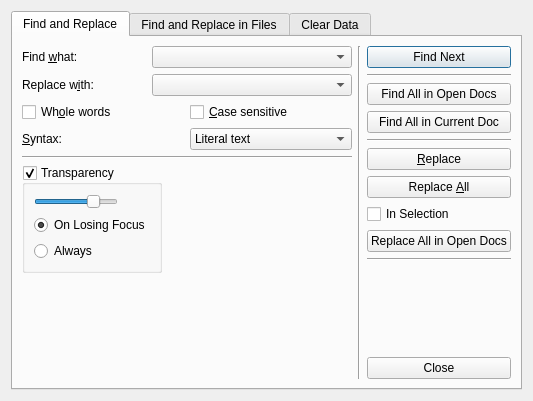
<?xml version="1.0" encoding="UTF-8"?>
<ui version="4.0">
 <class>FindInFiles</class>
 <widget class="QDialog" name="FindInFiles">
  <property name="geometry">
   <rect>
    <x>0</x>
    <y>0</y>
    <width>533</width>
    <height>401</height>
   </rect>
  </property>
  <property name="contextMenuPolicy">
   <enum>Qt::DefaultContextMenu</enum>
  </property>
  <property name="windowTitle">
   <string>Find and Replace</string>
  </property>
  <property name="toolTip">
   <string/>
  </property>
  <property name="whatsThis">
   <string/>
  </property>
  <layout class="QHBoxLayout" name="horizontalLayout_7">
   <item>
    <widget class="QTabWidget" name="tabWidget">
     <property name="currentIndex">
      <number>0</number>
     </property>
     <widget class="QWidget" name="tab">
      <attribute name="title">
       <string>Find and Replace</string>
      </attribute>
      <layout class="QHBoxLayout" name="horizontalLayout_12">
       <item>
        <layout class="QVBoxLayout" name="verticalLayout_8">
         <item>
          <layout class="QGridLayout" name="_2">
           <item row="1" column="0">
            <widget class="QLabel" name="label_2">
             <property name="text">
              <string>Replace w&amp;ith:</string>
             </property>
             <property name="buddy">
              <cstring>replaceComboBox</cstring>
             </property>
            </widget>
           </item>
           <item row="0" column="0">
            <widget class="QLabel" name="label">
             <property name="text">
              <string>Find &amp;what:</string>
             </property>
             <property name="buddy">
              <cstring>findComboBox</cstring>
             </property>
            </widget>
           </item>
           <item row="1" column="1">
            <widget class="QComboBox" name="replaceComboBox">
             <property name="sizePolicy">
              <sizepolicy hsizetype="Expanding" vsizetype="Fixed">
               <horstretch>0</horstretch>
               <verstretch>0</verstretch>
              </sizepolicy>
             </property>
             <property name="maximumSize">
              <size>
               <width>200</width>
               <height>16777215</height>
              </size>
             </property>
             <property name="sizeAdjustPolicy">
              <enum>QComboBox::AdjustToContentsOnFirstShow</enum>
             </property>
            </widget>
           </item>
           <item row="0" column="1">
            <widget class="QComboBox" name="findComboBox">
             <property name="sizePolicy">
              <sizepolicy hsizetype="Expanding" vsizetype="Fixed">
               <horstretch>0</horstretch>
               <verstretch>0</verstretch>
              </sizepolicy>
             </property>
             <property name="maximumSize">
              <size>
               <width>200</width>
               <height>16777215</height>
              </size>
             </property>
             <property name="sizeAdjustPolicy">
              <enum>QComboBox::AdjustToContentsOnFirstShow</enum>
             </property>
            </widget>
           </item>
          </layout>
         </item>
         <item>
          <layout class="QHBoxLayout" name="_3">
           <item>
            <widget class="QCheckBox" name="wholeCheckBox">
             <property name="text">
              <string>Wh&amp;ole words</string>
             </property>
             <property name="checked">
              <bool>false</bool>
             </property>
            </widget>
           </item>
           <item>
            <widget class="QCheckBox" name="caseCheckBox">
             <property name="text">
              <string>&amp;Case sensitive</string>
             </property>
            </widget>
           </item>
          </layout>
         </item>
         <item>
          <layout class="QHBoxLayout" name="_4">
           <item>
            <widget class="QLabel" name="label_3">
             <property name="text">
              <string>&amp;Syntax:</string>
             </property>
             <property name="buddy">
              <cstring>syntaxComboBox</cstring>
             </property>
            </widget>
           </item>
           <item>
            <widget class="QComboBox" name="syntaxComboBox">
             <item>
              <property name="text">
               <string>Literal text</string>
              </property>
             </item>
             <item>
              <property name="text">
               <string>Regular expression</string>
              </property>
             </item>
            </widget>
           </item>
          </layout>
         </item>
         <item>
          <widget class="Line" name="line">
           <property name="orientation">
            <enum>Qt::Horizontal</enum>
           </property>
          </widget>
         </item>
         <item>
          <layout class="QHBoxLayout" name="horizontalLayout">
           <item>
            <widget class="QGroupBox" name="transparencyGroupBox">
             <property name="title">
              <string>Transparency</string>
             </property>
             <property name="checkable">
              <bool>true</bool>
             </property>
             <layout class="QHBoxLayout" name="horizontalLayout_11">
              <item>
               <layout class="QVBoxLayout" name="verticalLayout_7">
                <item>
                 <widget class="QSlider" name="transparencySlider">
                  <property name="sizePolicy">
                   <sizepolicy hsizetype="Fixed" vsizetype="Fixed">
                    <horstretch>0</horstretch>
                    <verstretch>0</verstretch>
                   </sizepolicy>
                  </property>
                  <property name="maximum">
                   <number>100</number>
                  </property>
                  <property name="singleStep">
                   <number>1</number>
                  </property>
                  <property name="value">
                   <number>75</number>
                  </property>
                  <property name="orientation">
                   <enum>Qt::Horizontal</enum>
                  </property>
                 </widget>
                </item>
                <item>
                 <widget class="QRadioButton" name="onLosingFocusRButton">
                  <property name="text">
                   <string>On Losing Focus</string>
                  </property>
                  <property name="checked">
                   <bool>true</bool>
                  </property>
                 </widget>
                </item>
                <item>
                 <widget class="QRadioButton" name="alwaysRButton">
                  <property name="text">
                   <string>Always</string>
                  </property>
                 </widget>
                </item>
               </layout>
              </item>
             </layout>
            </widget>
           </item>
           <item>
            <spacer name="horizontalSpacer">
             <property name="orientation">
              <enum>Qt::Horizontal</enum>
             </property>
             <property name="sizeHint" stdset="0">
              <size>
               <width>40</width>
               <height>20</height>
              </size>
             </property>
            </spacer>
           </item>
          </layout>
         </item>
         <item>
          <spacer>
           <property name="orientation">
            <enum>Qt::Vertical</enum>
           </property>
           <property name="sizeHint" stdset="0">
            <size>
             <width>20</width>
             <height>40</height>
            </size>
           </property>
          </spacer>
         </item>
        </layout>
       </item>
       <item>
        <widget class="Line" name="line_2">
         <property name="orientation">
          <enum>Qt::Vertical</enum>
         </property>
        </widget>
       </item>
       <item>
        <layout class="QVBoxLayout" name="_5">
         <item>
          <widget class="QPushButton" name="findNextButton">
           <property name="text">
            <string>Find Next</string>
           </property>
          </widget>
         </item>
         <item>
          <widget class="Line" name="line_5">
           <property name="orientation">
            <enum>Qt::Horizontal</enum>
           </property>
          </widget>
         </item>
         <item>
          <widget class="QPushButton" name="findAllInOpenDocsButton">
           <property name="text">
            <string>Find All in Open Docs</string>
           </property>
          </widget>
         </item>
         <item>
          <widget class="QPushButton" name="findAllInCurrentDocButton">
           <property name="text">
            <string>Find All in Current Doc</string>
           </property>
          </widget>
         </item>
         <item>
          <widget class="Line" name="line_4">
           <property name="orientation">
            <enum>Qt::Horizontal</enum>
           </property>
          </widget>
         </item>
         <item>
          <widget class="QPushButton" name="replaceButton">
           <property name="text">
            <string>&amp;Replace</string>
           </property>
          </widget>
         </item>
         <item>
          <widget class="QPushButton" name="replaceAllButton">
           <property name="text">
            <string>Replace &amp;All</string>
           </property>
          </widget>
         </item>
         <item>
          <widget class="QCheckBox" name="inSelectionBox">
           <property name="text">
            <string>In Selection</string>
           </property>
          </widget>
         </item>
         <item>
          <widget class="QPushButton" name="replaceAllInOpenDocsButton">
           <property name="text">
            <string>Replace All in Open Docs</string>
           </property>
          </widget>
         </item>
         <item>
          <widget class="Line" name="line_6">
           <property name="orientation">
            <enum>Qt::Horizontal</enum>
           </property>
          </widget>
         </item>
         <item>
          <spacer>
           <property name="orientation">
            <enum>Qt::Vertical</enum>
           </property>
           <property name="sizeHint" stdset="0">
            <size>
             <width>20</width>
             <height>16</height>
            </size>
           </property>
          </spacer>
         </item>
         <item>
          <widget class="QPushButton" name="closeButton">
           <property name="text">
            <string>Close</string>
           </property>
          </widget>
         </item>
        </layout>
       </item>
      </layout>
     </widget>
     <widget class="QWidget" name="tab_2">
      <attribute name="title">
       <string>Find and Replace in Files</string>
      </attribute>
      <layout class="QHBoxLayout" name="horizontalLayout_4">
       <item>
        <layout class="QVBoxLayout" name="verticalLayout">
         <item>
          <layout class="QGridLayout" name="gridLayout">
           <item row="0" column="0">
            <widget class="QLabel" name="label_4">
             <property name="text">
              <string>Find &amp;what:</string>
             </property>
             <property name="buddy">
              <cstring>findComboBox</cstring>
             </property>
            </widget>
           </item>
           <item row="0" column="1">
            <widget class="QComboBox" name="findComboBoxIF">
             <property name="sizePolicy">
              <sizepolicy hsizetype="Expanding" vsizetype="Fixed">
               <horstretch>0</horstretch>
               <verstretch>0</verstretch>
              </sizepolicy>
             </property>
             <property name="maximumSize">
              <size>
               <width>200</width>
               <height>16777215</height>
              </size>
             </property>
            </widget>
           </item>
           <item row="1" column="0">
            <widget class="QLabel" name="label_5">
             <property name="text">
              <string>Replace w&amp;ith:</string>
             </property>
             <property name="buddy">
              <cstring>replaceComboBox</cstring>
             </property>
            </widget>
           </item>
           <item row="1" column="1">
            <widget class="QComboBox" name="replaceComboBoxIF">
             <property name="sizePolicy">
              <sizepolicy hsizetype="Expanding" vsizetype="Fixed">
               <horstretch>0</horstretch>
               <verstretch>0</verstretch>
              </sizepolicy>
             </property>
             <property name="maximumSize">
              <size>
               <width>200</width>
               <height>16777215</height>
              </size>
             </property>
            </widget>
           </item>
           <item row="2" column="0">
            <widget class="QLabel" name="label_6">
             <property name="text">
              <string>Filters:</string>
             </property>
            </widget>
           </item>
           <item row="2" column="1">
            <widget class="QComboBox" name="filtersComboBoxIF">
             <property name="sizePolicy">
              <sizepolicy hsizetype="Expanding" vsizetype="Fixed">
               <horstretch>0</horstretch>
               <verstretch>0</verstretch>
              </sizepolicy>
             </property>
             <property name="maximumSize">
              <size>
               <width>200</width>
               <height>16777215</height>
              </size>
             </property>
            </widget>
           </item>
           <item row="3" column="0">
            <widget class="QLabel" name="label_7">
             <property name="text">
              <string>Directory:</string>
             </property>
            </widget>
           </item>
           <item row="3" column="1">
            <widget class="QComboBox" name="directoryComboBoxIF">
             <property name="sizePolicy">
              <sizepolicy hsizetype="Expanding" vsizetype="Fixed">
               <horstretch>0</horstretch>
               <verstretch>0</verstretch>
              </sizepolicy>
             </property>
             <property name="maximumSize">
              <size>
               <width>200</width>
               <height>16777215</height>
              </size>
             </property>
            </widget>
           </item>
           <item row="3" column="2">
            <widget class="QPushButton" name="pickDirectoryButtonIF">
             <property name="text">
              <string>...</string>
             </property>
            </widget>
           </item>
          </layout>
         </item>
         <item>
          <layout class="QGridLayout" name="gridLayout_2">
           <item row="0" column="0">
            <widget class="QCheckBox" name="wholeCheckBoxIF">
             <property name="enabled">
              <bool>true</bool>
             </property>
             <property name="text">
              <string>Wh&amp;ole words</string>
             </property>
             <property name="checked">
              <bool>false</bool>
             </property>
            </widget>
           </item>
           <item row="0" column="1">
            <widget class="QCheckBox" name="caseCheckBoxIF">
             <property name="text">
              <string>&amp;Case sensitive</string>
             </property>
            </widget>
           </item>
          </layout>
         </item>
         <item>
          <layout class="QHBoxLayout" name="horizontalLayout_3">
           <item>
            <widget class="QLabel" name="label_8">
             <property name="text">
              <string>&amp;Syntax:</string>
             </property>
             <property name="buddy">
              <cstring>syntaxComboBox</cstring>
             </property>
            </widget>
           </item>
           <item>
            <widget class="QComboBox" name="syntaxComboBoxIF">
             <item>
              <property name="text">
               <string>Literal text</string>
              </property>
             </item>
             <item>
              <property name="text">
               <string>Regular expression</string>
              </property>
             </item>
            </widget>
           </item>
          </layout>
         </item>
         <item>
          <spacer name="verticalSpacer_2">
           <property name="orientation">
            <enum>Qt::Vertical</enum>
           </property>
           <property name="sizeHint" stdset="0">
            <size>
             <width>20</width>
             <height>40</height>
            </size>
           </property>
          </spacer>
         </item>
        </layout>
       </item>
       <item>
        <widget class="Line" name="line_3">
         <property name="orientation">
          <enum>Qt::Vertical</enum>
         </property>
        </widget>
       </item>
       <item>
        <layout class="QVBoxLayout" name="verticalLayout_2">
         <item>
          <widget class="QPushButton" name="findAllButtonIF">
           <property name="text">
            <string>Find All</string>
           </property>
          </widget>
         </item>
         <item>
          <widget class="QPushButton" name="replaceButtonIF">
           <property name="text">
            <string>&amp;Replace in Files</string>
           </property>
          </widget>
         </item>
         <item>
          <widget class="QCheckBox" name="inAllSubFoldersCheckBoxIF">
           <property name="enabled">
            <bool>true</bool>
           </property>
           <property name="text">
            <string>In all sub-folders</string>
           </property>
           <property name="checked">
            <bool>false</bool>
           </property>
          </widget>
         </item>
         <item>
          <spacer name="verticalSpacer">
           <property name="orientation">
            <enum>Qt::Vertical</enum>
           </property>
           <property name="sizeHint" stdset="0">
            <size>
             <width>20</width>
             <height>18</height>
            </size>
           </property>
          </spacer>
         </item>
         <item>
          <widget class="QPushButton" name="closeButtonIF">
           <property name="text">
            <string>Close</string>
           </property>
          </widget>
         </item>
        </layout>
       </item>
      </layout>
     </widget>
     <widget class="QWidget" name="tab_3">
      <attribute name="title">
       <string>Clear Data</string>
      </attribute>
      <layout class="QGridLayout" name="gridLayout_3">
       <item row="0" column="0">
        <widget class="QGroupBox" name="groupBox">
         <property name="title">
          <string>Options</string>
         </property>
         <layout class="QVBoxLayout" name="verticalLayout_4">
          <item>
           <layout class="QVBoxLayout" name="verticalLayout_3">
            <item>
             <widget class="QPushButton" name="findCPB">
              <property name="text">
               <string>Clear Find History</string>
              </property>
             </widget>
            </item>
            <item>
             <widget class="QPushButton" name="replaceCPB">
              <property name="text">
               <string>Clear Replace History</string>
              </property>
             </widget>
            </item>
            <item>
             <widget class="QPushButton" name="filtersCPB">
              <property name="text">
               <string>Clear Filters History</string>
              </property>
             </widget>
            </item>
            <item>
             <widget class="QPushButton" name="directoryCPB">
              <property name="text">
               <string>Clear Directory History</string>
              </property>
             </widget>
            </item>
           </layout>
          </item>
         </layout>
        </widget>
       </item>
       <item row="0" column="1">
        <spacer name="horizontalSpacer_2">
         <property name="orientation">
          <enum>Qt::Horizontal</enum>
         </property>
         <property name="sizeHint" stdset="0">
          <size>
           <width>199</width>
           <height>20</height>
          </size>
         </property>
        </spacer>
       </item>
       <item row="1" column="0">
        <spacer name="verticalSpacer_3">
         <property name="orientation">
          <enum>Qt::Vertical</enum>
         </property>
         <property name="sizeHint" stdset="0">
          <size>
           <width>20</width>
           <height>90</height>
          </size>
         </property>
        </spacer>
       </item>
      </layout>
     </widget>
    </widget>
   </item>
  </layout>
 </widget>
 <tabstops>
  <tabstop>findComboBox</tabstop>
  <tabstop>replaceComboBox</tabstop>
  <tabstop>wholeCheckBox</tabstop>
  <tabstop>syntaxComboBox</tabstop>
  <tabstop>findNextButton</tabstop>
  <tabstop>replaceButton</tabstop>
  <tabstop>replaceAllButton</tabstop>
  <tabstop>closeButton</tabstop>
  <tabstop>findComboBoxIF</tabstop>
  <tabstop>replaceComboBoxIF</tabstop>
  <tabstop>filtersComboBoxIF</tabstop>
  <tabstop>caseCheckBox</tabstop>
  <tabstop>directoryComboBoxIF</tabstop>
  <tabstop>pickDirectoryButtonIF</tabstop>
  <tabstop>wholeCheckBoxIF</tabstop>
  <tabstop>caseCheckBoxIF</tabstop>
  <tabstop>syntaxComboBoxIF</tabstop>
  <tabstop>findAllButtonIF</tabstop>
  <tabstop>replaceButtonIF</tabstop>
  <tabstop>inAllSubFoldersCheckBoxIF</tabstop>
  <tabstop>closeButtonIF</tabstop>
 </tabstops>
 <resources/>
 <connections>
  <connection>
   <sender>closeButton</sender>
   <signal>clicked()</signal>
   <receiver>FindInFiles</receiver>
   <slot>close()</slot>
   <hints>
    <hint type="sourcelabel">
     <x>392</x>
     <y>282</y>
    </hint>
    <hint type="destinationlabel">
     <x>392</x>
     <y>301</y>
    </hint>
   </hints>
  </connection>
  <connection>
   <sender>closeButtonIF</sender>
   <signal>clicked()</signal>
   <receiver>FindInFiles</receiver>
   <slot>reject()</slot>
   <hints>
    <hint type="sourcelabel">
     <x>381</x>
     <y>293</y>
    </hint>
    <hint type="destinationlabel">
     <x>352</x>
     <y>312</y>
    </hint>
   </hints>
  </connection>
 </connections>
</ui>
